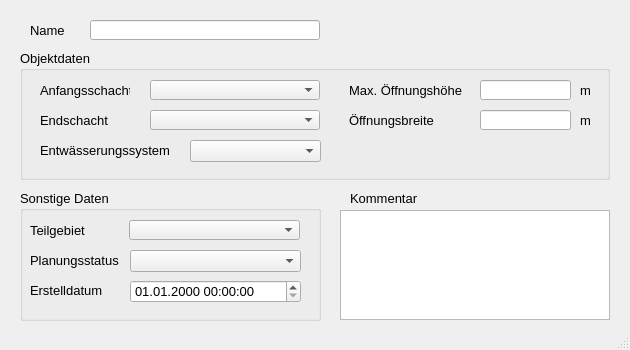
<?xml version="1.0" encoding="UTF-8"?>
<ui version="4.0">
 <class>MainWindow</class>
 <widget class="QMainWindow" name="MainWindow">
  <property name="enabled">
   <bool>true</bool>
  </property>
  <property name="geometry">
   <rect>
    <x>0</x>
    <y>0</y>
    <width>630</width>
    <height>350</height>
   </rect>
  </property>
  <property name="sizePolicy">
   <sizepolicy hsizetype="Preferred" vsizetype="Preferred">
    <horstretch>0</horstretch>
    <verstretch>0</verstretch>
   </sizepolicy>
  </property>
  <property name="minimumSize">
   <size>
    <width>630</width>
    <height>350</height>
   </size>
  </property>
  <property name="maximumSize">
   <size>
    <width>16777215</width>
    <height>16777215</height>
   </size>
  </property>
  <property name="baseSize">
   <size>
    <width>0</width>
    <height>0</height>
   </size>
  </property>
  <property name="font">
   <font>
    <family>Tahoma</family>
    <pointsize>10</pointsize>
   </font>
  </property>
  <property name="windowTitle">
   <string>Grund-/Seitenauslass</string>
  </property>
  <widget class="QWidget" name="centralwidget">
   <widget class="QTextEdit" name="kommentar">
    <property name="geometry">
     <rect>
      <x>340</x>
      <y>210</y>
      <width>270</width>
      <height>110</height>
     </rect>
    </property>
    <property name="font">
     <font>
      <family>Tahoma</family>
      <pointsize>10</pointsize>
     </font>
    </property>
   </widget>
   <widget class="QLabel" name="label_22">
    <property name="geometry">
     <rect>
      <x>350</x>
      <y>190</y>
      <width>81</width>
      <height>16</height>
     </rect>
    </property>
    <property name="font">
     <font>
      <family>Tahoma</family>
      <pointsize>10</pointsize>
     </font>
    </property>
    <property name="text">
     <string>Kommentar</string>
    </property>
   </widget>
   <widget class="QGroupBox" name="groupBox_2">
    <property name="geometry">
     <rect>
      <x>20</x>
      <y>50</y>
      <width>590</width>
      <height>130</height>
     </rect>
    </property>
    <property name="font">
     <font>
      <family>Tahoma</family>
      <pointsize>10</pointsize>
     </font>
    </property>
    <property name="title">
     <string>Objektdaten</string>
    </property>
    <widget class="QComboBox" name="entwart">
     <property name="geometry">
      <rect>
       <x>170</x>
       <y>90</y>
       <width>131</width>
       <height>22</height>
      </rect>
     </property>
    </widget>
    <widget class="QLabel" name="label_16">
     <property name="geometry">
      <rect>
       <x>560</x>
       <y>30</y>
       <width>31</width>
       <height>21</height>
      </rect>
     </property>
     <property name="text">
      <string>m </string>
     </property>
    </widget>
    <widget class="QLabel" name="label_9">
     <property name="geometry">
      <rect>
       <x>20</x>
       <y>60</y>
       <width>100</width>
       <height>20</height>
      </rect>
     </property>
     <property name="text">
      <string>Endschacht</string>
     </property>
    </widget>
    <widget class="QComboBox" name="schunten">
     <property name="geometry">
      <rect>
       <x>130</x>
       <y>60</y>
       <width>170</width>
       <height>20</height>
      </rect>
     </property>
    </widget>
    <widget class="QLabel" name="label_6">
     <property name="geometry">
      <rect>
       <x>329</x>
       <y>30</y>
       <width>121</width>
       <height>20</height>
      </rect>
     </property>
     <property name="text">
      <string>Max. Öffnungshöhe</string>
     </property>
    </widget>
    <widget class="QComboBox" name="schoben">
     <property name="geometry">
      <rect>
       <x>130</x>
       <y>30</y>
       <width>170</width>
       <height>20</height>
      </rect>
     </property>
    </widget>
    <widget class="QLabel" name="label_3">
     <property name="geometry">
      <rect>
       <x>20</x>
       <y>30</y>
       <width>90</width>
       <height>20</height>
      </rect>
     </property>
     <property name="text">
      <string>Anfangsschacht</string>
     </property>
    </widget>
    <widget class="QLabel" name="label_20">
     <property name="geometry">
      <rect>
       <x>560</x>
       <y>60</y>
       <width>31</width>
       <height>21</height>
      </rect>
     </property>
     <property name="text">
      <string>m </string>
     </property>
    </widget>
    <widget class="QLineEdit" name="hoehe">
     <property name="geometry">
      <rect>
       <x>460</x>
       <y>30</y>
       <width>91</width>
       <height>20</height>
      </rect>
     </property>
    </widget>
    <widget class="QLabel" name="label_7">
     <property name="geometry">
      <rect>
       <x>329</x>
       <y>60</y>
       <width>121</width>
       <height>20</height>
      </rect>
     </property>
     <property name="text">
      <string>Öffnungsbreite</string>
     </property>
    </widget>
    <widget class="QLineEdit" name="breite">
     <property name="geometry">
      <rect>
       <x>460</x>
       <y>60</y>
       <width>91</width>
       <height>20</height>
      </rect>
     </property>
    </widget>
    <widget class="QLabel" name="label_51">
     <property name="geometry">
      <rect>
       <x>20</x>
       <y>90</y>
       <width>140</width>
       <height>20</height>
      </rect>
     </property>
     <property name="text">
      <string>Entwässerungssystem</string>
     </property>
    </widget>
   </widget>
   <widget class="QLabel" name="label">
    <property name="geometry">
     <rect>
      <x>30</x>
      <y>20</y>
      <width>40</width>
      <height>20</height>
     </rect>
    </property>
    <property name="font">
     <font>
      <family>Tahoma</family>
      <pointsize>10</pointsize>
     </font>
    </property>
    <property name="text">
     <string>Name</string>
    </property>
   </widget>
   <widget class="QLineEdit" name="haltnam">
    <property name="geometry">
     <rect>
      <x>90</x>
      <y>20</y>
      <width>230</width>
      <height>20</height>
     </rect>
    </property>
    <property name="font">
     <font>
      <family>Tahoma</family>
      <pointsize>10</pointsize>
     </font>
    </property>
   </widget>
   <widget class="QGroupBox" name="groupBox_3">
    <property name="geometry">
     <rect>
      <x>20</x>
      <y>190</y>
      <width>301</width>
      <height>131</height>
     </rect>
    </property>
    <property name="font">
     <font>
      <family>Tahoma</family>
      <pointsize>10</pointsize>
     </font>
    </property>
    <property name="title">
     <string>Sonstige Daten</string>
    </property>
    <widget class="QComboBox" name="teilgebiet">
     <property name="geometry">
      <rect>
       <x>109</x>
       <y>30</y>
       <width>171</width>
       <height>20</height>
      </rect>
     </property>
    </widget>
    <widget class="QLabel" name="label_11">
     <property name="geometry">
      <rect>
       <x>10</x>
       <y>30</y>
       <width>71</width>
       <height>20</height>
      </rect>
     </property>
     <property name="text">
      <string>Teilgebiet</string>
     </property>
     <property name="buddy">
      <cstring>simstatus</cstring>
     </property>
    </widget>
    <widget class="QComboBox" name="simstatus">
     <property name="geometry">
      <rect>
       <x>110</x>
       <y>60</y>
       <width>171</width>
       <height>22</height>
      </rect>
     </property>
    </widget>
    <widget class="QgsDateTimeEdit" name="createdat">
     <property name="geometry">
      <rect>
       <x>110</x>
       <y>90</y>
       <width>171</width>
       <height>23</height>
      </rect>
     </property>
     <property name="font">
      <font>
       <family>Tahoma</family>
       <pointsize>10</pointsize>
      </font>
     </property>
     <property name="currentSection">
      <enum>QDateTimeEdit::DaySection</enum>
     </property>
     <property name="displayFormat">
      <string>dd.MM.yyyy HH:mm:ss</string>
     </property>
    </widget>
    <widget class="QLabel" name="label_10">
     <property name="geometry">
      <rect>
       <x>10</x>
       <y>60</y>
       <width>111</width>
       <height>21</height>
      </rect>
     </property>
     <property name="text">
      <string>Planungsstatus</string>
     </property>
     <property name="buddy">
      <cstring>simstatus</cstring>
     </property>
    </widget>
    <widget class="QLabel" name="label_71">
     <property name="geometry">
      <rect>
       <x>10</x>
       <y>90</y>
       <width>151</width>
       <height>21</height>
      </rect>
     </property>
     <property name="text">
      <string>Erstelldatum</string>
     </property>
    </widget>
   </widget>
  </widget>
  <widget class="QMenuBar" name="menubar">
   <property name="geometry">
    <rect>
     <x>0</x>
     <y>0</y>
     <width>630</width>
     <height>22</height>
    </rect>
   </property>
  </widget>
  <widget class="QStatusBar" name="statusbar"/>
 </widget>
 <customwidgets>
  <customwidget>
   <class>QgsDateTimeEdit</class>
   <extends>QDateTimeEdit</extends>
   <header>qgsdatetimeedit.h</header>
  </customwidget>
 </customwidgets>
 <tabstops>
  <tabstop>haltnam</tabstop>
  <tabstop>schoben</tabstop>
  <tabstop>schunten</tabstop>
  <tabstop>hoehe</tabstop>
  <tabstop>breite</tabstop>
  <tabstop>entwart</tabstop>
  <tabstop>teilgebiet</tabstop>
  <tabstop>simstatus</tabstop>
  <tabstop>createdat</tabstop>
  <tabstop>kommentar</tabstop>
 </tabstops>
 <resources/>
 <connections/>
</ui>
